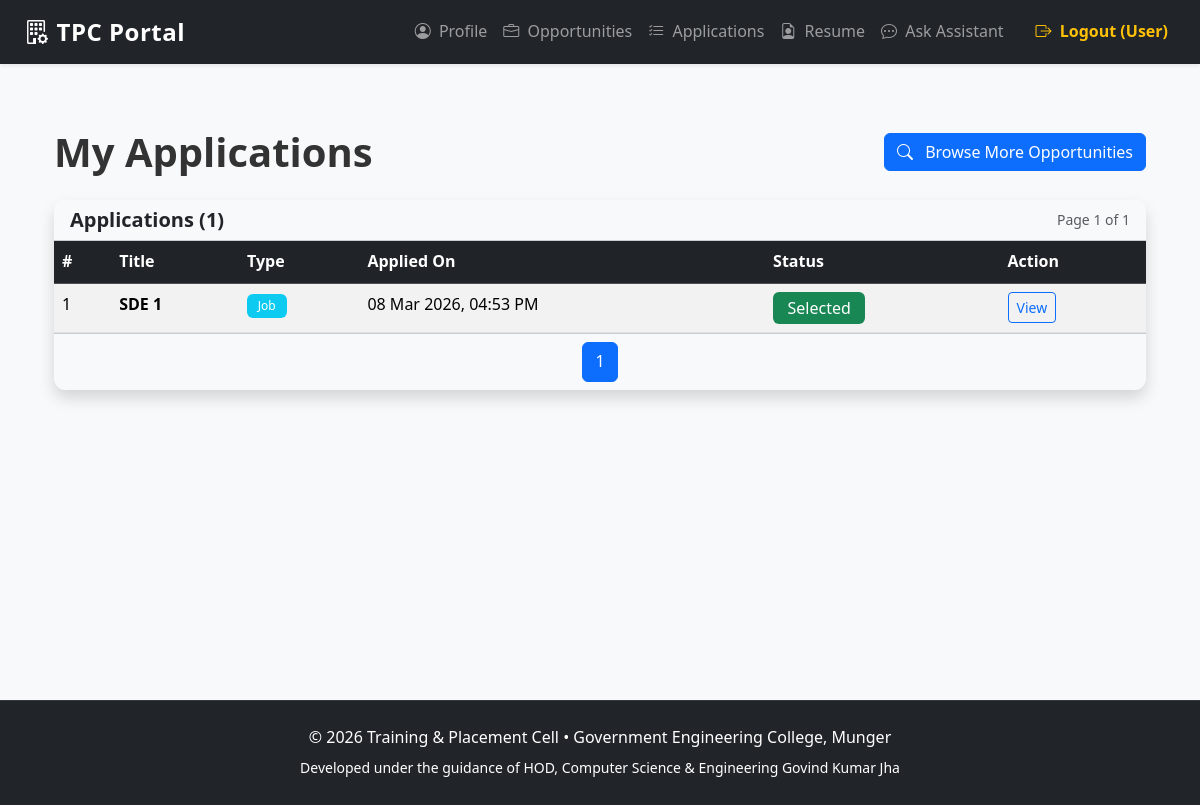
Before: /student/applications (signed in) with the older database file.
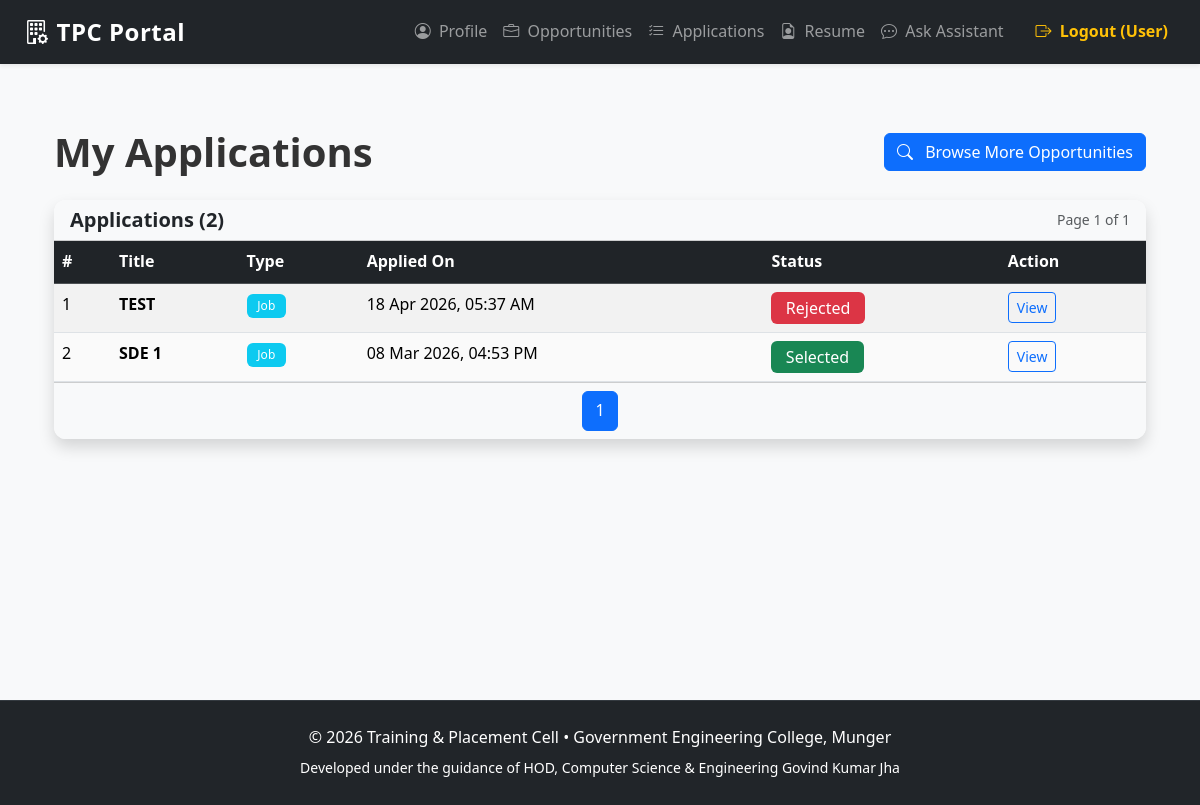
After: the same page with the newer database file.
### app/models.py (models this page shows, shortened)
class Application(db.Model):
    __tablename__ = 'applications'
    id = db.Column(db.Integer, primary_key=True)
    student_id = db.Column(db.Integer, db.ForeignKey('users.id'), nullable=False)
    job_id = db.Column(db.Integer, db.ForeignKey('jobs.id'), nullable=True)
    opportunity_id = db.Column(db.Integer, db.ForeignKey('opportunities.id'), nullable=True)
    status = db.Column(db.String(30), default='Applied', nullable=False)  # Applied, Shortlisted, Selected, Rejected
    applied_at = db.Column(db.DateTime, default=datetime.utcnow)
    updated_at = db.Column(db.DateTime, default=datetime.utcnow, onupdate=datetime.utcnow)
    student = db.relationship('User', back_populates='applications')
    job = db.relationship('Job', back_populates='applications')
    opportunity = db.relationship('Opportunity', foreign_keys=[opportunity_id])
    __table_args__ = (
        db.UniqueConstraint('student_id', 'job_id', name='unique_student_job_application'),
        db.UniqueConstraint('student_id', 'opportunity_id', name='unique_student_opportunity_application'),
    )

class Opportunity(db.Model):
    __tablename__ = 'opportunities'
    id = db.Column(db.Integer, primary_key=True)
    title = db.Column(db.String(200), nullable=False)
    type = db.Column(db.String(50), nullable=False)  # e.g. Job, Internship, Session, Hackathon, Bootcamp, Seminar
    organizer = db.Column(db.String(150))
    company_name = db.Column(db.String(150))
    description = db.Column(db.Text)
    requirements = db.Column(db.Text)  # JSON string or newline-separated list
    date = db.Column(db.DateTime)
    mode = db.Column(db.String(50))
    ctc = db.Column(db.String(50))  # e.g. "12 LPA", "500/month"
    min_cgpa = db.Column(db.Float)  # Minimum CGPA required
    allowed_branches = db.Column(db.Text)  # comma-separated
    deadline = db.Column(db.DateTime)  # Application deadline
    created_at = db.Column(db.DateTime, default=datetime.utcnow)

### app/student/routes.py (the view)
@bp.route('/applications')
@student_required
def applications():
    page = request.args.get('page', 1, type=int)
    user_id = session['user_id']
    apps = Application.query.filter_by(student_id=user_id)\
                            .order_by(Application.applied_at.desc())\
                            .paginate(page=page, per_page=10, error_out=False)
    return render_template(
        'student/application.html',
        applications=apps,
        now=datetime.utcnow()
    )

### app/student/routes.py (called while the page is built)
def student_required(f):
    @wraps(f)
    def decorated_function(*args, **kwargs):
        if 'user_id' not in session or session.get('role') != 'Student':
            flash('This area is only for students. Please log in.', 'warning')
            return redirect(url_for('auth.login'))
        return f(*args, **kwargs)
    return decorated_function

### templates/student/application.html (shortened to what the changed rows need)
{% extends "base.html" %}
{% block content %}
<div class="container py-4">
    <div class="d-flex justify-content-between align-items-center mb-4">
        <h1 class="mb-0">My Applications</h1>
    </div>
    {% if applications.items %}
    <div class="card shadow border-0">
        <div class="card-header bg-light d-flex justify-content-between align-items-center">
            <h5 class="mb-0">Applications ({{ applications.total }})</h5>
            <small class="text-muted">Page {{ applications.page }} of {{ applications.pages }}</small>
        </div>
        <div class="card-body p-0">
            <div class="table-responsive">
                <table class="table table-hover table-striped mb-0">
                    <thead class="table-dark">
                        <tr>
                            <th>#</th>
                            <th>Title</th>
                            <th>Type</th>
                            <th>Applied On</th>
                            <th>Status</th>
                            <th>Action</th>
                        </tr>
                    </thead>
                    <tbody>
                        {% for app in applications.items %}
                        <tr>
                            <td>{{ loop.index + (applications.page - 1) * applications.per_page }}</td>
                            <td class="fw-bold">
                                {% if app.job %}
                                    {{ app.job.company_name }}
                                {% elif app.opportunity %}
                                    {{ app.opportunity.title }}
                                {% else %}
                                    Unknown
                                {% endif %}
                            </td>
                            <td>
                                {% if app.job %}
                                    <span class="badge bg-primary">Job</span>
                                {% elif app.opportunity %}
                                    <span class="badge bg-info">{{ app.opportunity.type }}</span>
                                {% endif %}
                            </td>
                            <td>{{ app.applied_at.strftime('%d %b %Y, %I:%M %p') }}</td>
                            <td>
                                {% if app.status == 'Applied' %}
                                    <span class="badge bg-warning fs-6">Applied</span>
                                {% elif app.status == 'Shortlisted' %}
                                    <span class="badge bg-info fs-6">Shortlisted</span>
                                {% elif app.status == 'Selected' %}
                                    <span class="badge bg-success fs-6">Selected</span>
                                {% elif app.status == 'Rejected' %}
                                    <span class="badge bg-danger fs-6">Rejected</span>
                                {% else %}
                                    <span class="badge bg-secondary fs-6">{{ app.status }}</span>
                                {% endif %}
                            </td>
                            <td>
                                {% if app.opportunity %}
                                    <a href="{{ url_for('student.view_opportunity', opp_id=app.opportunity.id) }}"
                                       class="btn btn-sm btn-outline-primary">View</a>
                                {% endif %}
                        </tr>
                        {% endfor %}
                    </tbody>
                </table>
            </div>
        </div>
        <div class="card-footer bg-light">
            <nav aria-label="Applications pagination">
                <ul class="pagination justify-content-center mb-0">
                    {% for p in applications.iter_pages(left_edge=2, right_edge=2) %}
                        {% if p %}
                            {% if p == applications.page %}
                            <li class="page-item active"><span class="page-link">{{ p }}</span></li>
                            {% else %}
                            <li class="page-item"><a class="page-link" href="{{ url_for('student.applications', page=p) }}">{{ p }}</a></li>
                            {% endif %}
                        {% else %}
                            <li class="page-item disabled"><span class="page-link">...</span></li>
                        {% endif %}
                    {% endfor %}
                </ul>
            </nav>
        </div>
    </div>
    {% endif %}
</div>
{% endblock %}
{% block extra_head %}
<link rel="stylesheet" href="https://cdn.jsdelivr.net/npm/bootstrap-icons@1.11.3/font/bootstrap-icons.min.css">
{% endblock %}

Changed rows visible on the page:
added Application: opportunity "TEST", opportunity.type "Job", applied_at "18 Apr 2026, 05:37 AM", status "Rejected"
Other visible differences:
{{ applications.total }}: "1" → "2"
